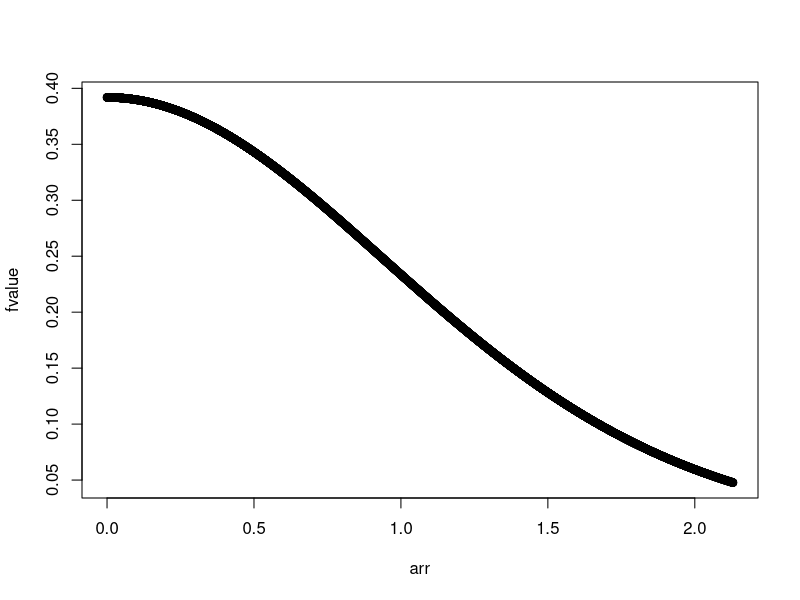

Write R code to recreate this figure.
x <- c(3.24,4.39,5.24,3.83,3.50,3.75,4.06,3.83,3.54,3.20,4.28,3.65,3.01,4.69,3.32)
mu <- 3.5
mux <- mean(x)
sigmax <- sd(x)/sqrt(length(x))
t <- (mux-mu)/sigmax
t
n=10000
arr <- seq(0, t, length=n)
fvalue <- numeric()
fsum=0
i=0
df=14
for(xval in arr){
  fsum=fsum+(3-(-1)^i)*(gamma((df+1)/2)/(sqrt(pi*df)*gamma(df/2)*(1+xval^2/df)^((df+1)/2)))
  fvalue[i+1]=gamma((df+1)/2)/(sqrt(pi*df)*gamma(df/2)*(1+xval^2/df)^((df+1)/2))
  i=i+1
}
fsum
fsum*((arr[2]-arr[1])/3)
rs=fsum*((arr[2]-arr[1])/3)
r=rs*2
r1=1-r
p=r1/2
p
plot(arr, fvalue)
